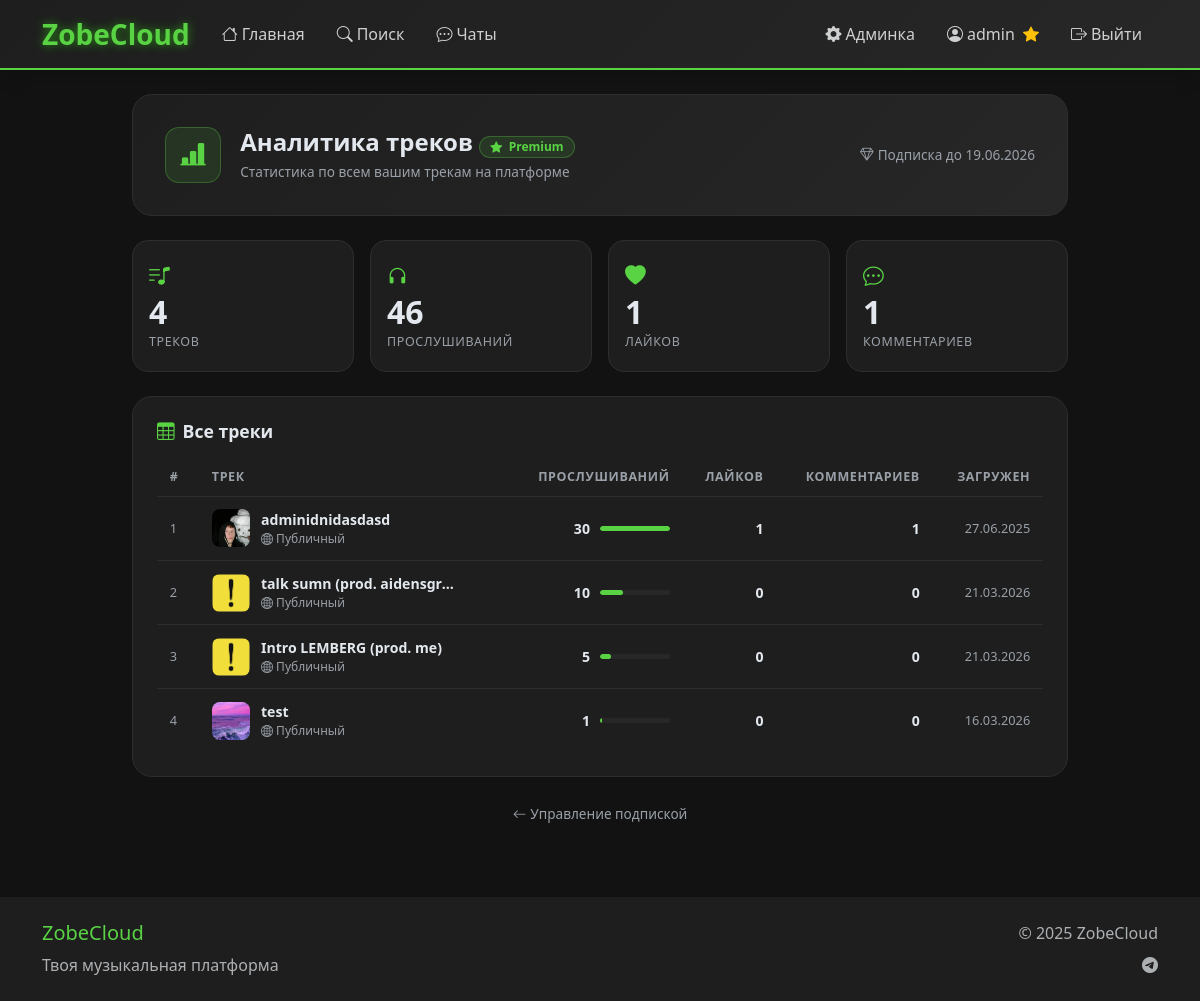
Screenshot of /premium/analytics/ (signed in) with the database file from the repository.
### main/models.py (models this page shows, shortened)
class PremiumSubscription(models.Model):
    PLAN_CHOICES = [
        ('monthly', 'Месячная подписка'),
        ('quarterly', 'Квартальная подписка'),
        ('yearly', 'Годовая подписка'),
    ]
    STATUS_CHOICES = [
        ('pending_payment', 'Ожидает оплаты'),
        ('payment_sent', 'Отправлен в Telegram'),
        ('payment_confirmed', 'Оплата подтверждена'),
        ('active', 'Активна'),
        ('expired', 'Истекла'),
        ('cancelled', 'Отменена'),
    ]
    user = models.ForeignKey(User, on_delete=models.CASCADE, related_name='premium_subscriptions')
    plan_type = models.CharField(max_length=20, choices=PLAN_CHOICES, verbose_name="Тип плана")
    status = models.CharField(max_length=20, choices=STATUS_CHOICES, default='pending_payment', verbose_name="Статус")
    price = models.DecimalField(max_digits=10, decimal_places=2, verbose_name="Цена")
    created_at = models.DateTimeField(auto_now_add=True, verbose_name="Дата создания")
    activated_at = models.DateTimeField(null=True, blank=True, verbose_name="Дата активации")
    expires_at = models.DateTimeField(verbose_name="Дата окончания")
    cancelled_at = models.DateTimeField(null=True, blank=True, verbose_name="Дата отмены")
    telegram_username = models.CharField(max_length=100, blank=True, verbose_name="Telegram username")
    telegram_payment_sent_at = models.DateTimeField(null=True, blank=True, verbose_name="Отправлено в Telegram")
    telegram_message = models.TextField(blank=True, verbose_name="Сообщение для админа")
    admin_confirmed = models.BooleanField(default=False, verbose_name="Пользователь оплатил!")
    admin_notes = models.TextField(blank=True, verbose_name="Заметки администратора")
    confirmed_by = models.ForeignKey(User, on_delete=models.SET_NULL, null=True, blank=True, related_name='confirmed_payments', verbose_name="Подтверждено администратором")
    confirmed_at = models.DateTimeField(null=True, blank=True, verbose_name="Дата подтверждения")
    auto_renewal = models.BooleanField(default=False, verbose_name="Автопродление")
    is_active = models.BooleanField(default=False, verbose_name="Активна")
    class Meta:
        verbose_name = "Премиум подписка"
        verbose_name_plural = "Премиум подписки"
        ordering = ['-created_at']
    @property
    def days_left(self):
        if self.is_active and self.expires_at:
            delta = self.expires_at - timezone.now()
            return max(0, delta.days)
        return 0

class Track(models.Model):
    VISIBILITY_CHOICES = [
        ('public', 'Публичный'),
        ('unlisted', 'По ссылке'),
        ('private', 'Приватный'),
    ]
    title = models.CharField(max_length=200, verbose_name="Название")
    description = models.TextField(blank=True, verbose_name="Описание")
    audio_file = models.FileField(upload_to='tracks/audio/', verbose_name="Аудиофайл")
    cover = models.ImageField(upload_to='tracks/covers/', blank=True, null=True, verbose_name="Обложка")
    user = models.ForeignKey(User, on_delete=models.CASCADE, verbose_name="Пользователь")
    genre = models.ForeignKey(Genre, on_delete=models.SET_NULL, null=True, blank=True, related_name='tracks', verbose_name="Жанр")
    tags = models.ManyToManyField(Tag, blank=True, related_name='tracks', verbose_name="Теги")
    duration = models.PositiveIntegerField(null=True, blank=True, verbose_name="Длительность (секунды)")
    visibility = models.CharField(max_length=10, choices=VISIBILITY_CHOICES, default='public', verbose_name="Видимость")
    allow_downloads = models.BooleanField(default=False, verbose_name="Разрешить скачивание")
    allow_comments = models.BooleanField(default=True, verbose_name="Разрешить комментарии")
    uploaded_at = models.DateTimeField(auto_now_add=True, verbose_name="Дата загрузки")
    plays_count = models.PositiveIntegerField(default=0, verbose_name="Количество прослушиваний")
    downloads_count = models.PositiveIntegerField(default=0, verbose_name="Количество скачиваний")
    slug = models.SlugField(max_length=250, blank=True, verbose_name="URL")
    album = models.ForeignKey('Album', on_delete=models.SET_NULL, null=True, blank=True, related_name='tracks', verbose_name="Альбом")
    release_at = models.DateTimeField(null=True, blank=True, verbose_name="Дата релиза")
    sort_order = models.PositiveIntegerField(default=0, verbose_name="Порядок в альбоме")
    class Meta:
        verbose_name = "Трек"
        verbose_name_plural = "Треки"
        ordering = ['-uploaded_at']

### main/views.py (the view)
    def wrapper(request, *args, **kwargs):
        if not request.user.is_authenticated:
            messages.error(request, 'Войдите в систему для доступа к премиум функциям.')
            return redirect('login')
        if not is_user_premium(request.user):
            messages.error(request, 'Эта функция доступна только для премиум пользователей.')
            return redirect('premium_ord')
        return view_func(request, *args, **kwargs)

### templates/main/premium_analytics.html (shortened to what this page needs)
{% extends 'main/base.html' %}
{% load static %}
{% block content %}
<div class="container py-4" style="max-width:960px;">
  <div class="an-header">
    <div class="an-header-icon"><i class="bi bi-bar-chart-line-fill"></i></div>
    <div style="flex:1">
      <h1>Аналитика треков <span class="prm-badge"><i class="bi bi-star-fill"></i>Premium</span></h1>
      <p>Статистика по всем вашим трекам на платформе</p>
    </div>
    <a href="{% url 'premium_ord' %}" style="color:var(--text-muted);font-size:.85rem;text-decoration:none;">
      <i class="bi bi-gem me-1"></i>Подписка до {{ premium_status.premium_until|date:"d.m.Y" }}
    </a>
  </div>
  <div class="an-stats">
    <div class="an-stat-card">
      <div class="an-stat-icon"><i class="bi bi-music-note-list"></i></div>
      <div class="an-stat-num">{{ total_tracks }}</div>
      <div class="an-stat-lbl">Треков</div>
    </div>
    <div class="an-stat-card">
      <div class="an-stat-icon"><i class="bi bi-headphones"></i></div>
      <div class="an-stat-num">{{ total_plays }}</div>
      <div class="an-stat-lbl">Прослушиваний</div>
    </div>
    <div class="an-stat-card">
      <div class="an-stat-icon"><i class="bi bi-heart-fill"></i></div>
      <div class="an-stat-num">{{ total_likes }}</div>
      <div class="an-stat-lbl">Лайков</div>
    </div>
    <div class="an-stat-card">
      <div class="an-stat-icon"><i class="bi bi-chat-dots"></i></div>
      <div class="an-stat-num">{{ total_comments }}</div>
      <div class="an-stat-lbl">Комментариев</div>
    </div>
  </div>
  <div class="an-tracks">
    <h2><i class="bi bi-table" style="color:var(--accent-green);"></i>Все треки</h2>
    {% if tracks %}
    {% with max_plays=tracks.0.plays_count %}
    <div style="overflow-x:auto;">
      <table class="an-table">
        <thead>
          <tr>
            <th style="width:42px;">#</th>
            <th>Трек</th>
            <th class="right">Прослушиваний</th>
            <th class="right">Лайков</th>
            <th class="right">Комментариев</th>
            <th class="right">Загружен</th>
          </tr>
        </thead>
        <tbody>
          {% for track in tracks %}
          <tr>
            <td style="color:var(--text-muted);font-size:.8rem;">{{ forloop.counter }}</td>
            <td>
              <div style="display:flex;align-items:center;gap:.7rem;">
                {% if track.cover %}
                  <img src="{{ track.cover.url }}" class="an-track-cover" alt="">
                {% else %}
                  <div class="an-track-cover-ph"><i class="bi bi-music-note"></i></div>
                {% endif %}
                <div style="min-width:0;">
                  <a href="{% url 'track_detail' track.pk %}" class="an-track-title">{{ track.title }}</a>
                  <div style="font-size:.75rem;color:var(--text-muted);">
                    {% if track.visibility == 'public' %}
                      <i class="bi bi-globe2"></i> Публичный
                    {% elif track.visibility == 'private' %}
                      <i class="bi bi-lock"></i> Приватный
                    {% else %}
                      <i class="bi bi-link-45deg"></i> По ссылке
                    {% endif %}
                  </div>
                </div>
              </div>
            </td>
            <td class="right">
              <div class="an-bar-wrap" style="justify-content:flex-end;">
                <span style="font-weight:600;color:var(--text-primary);">{{ track.plays_count }}</span>
                <div class="an-bar" style="max-width:70px;">
                  <div class="an-bar-fill" style="width:{% if max_plays > 0 %}{% widthratio track.plays_count max_plays 100 %}{% else %}0{% endif %}%"></div>
                </div>
              </div>
            </td>
            <td class="right" style="color:var(--text-primary);font-weight:600;">{{ track.likes_cnt }}</td>
            <td class="right" style="color:var(--text-primary);font-weight:600;">{{ track.comments_cnt }}</td>
            <td class="right" style="color:var(--text-muted);font-size:.8rem;">{{ track.uploaded_at|date:"d.m.Y" }}</td>
          </tr>
          {% endfor %}
        </tbody>
      </table>
    </div>
    {% endwith %}
    {% else %}
    <div class="an-empty">
      <i class="bi bi-music-note-beamed"></i>
      У вас пока нет треков. <a href="{% url 'profile' %}">Загрузить трек</a>
    </div>
    {% endif %}
  </div>
  <div style="text-align:center;">
    <a href="{% url 'premium_status' %}" style="color:var(--text-muted);font-size:.85rem;text-decoration:none;">
      <i class="bi bi-arrow-left me-1"></i>Управление подпиской
    </a>
  </div>
</div>
{% endblock %}

### templates/main/base.html (shortened to what this page needs)
<!DOCTYPE html>
{% load static %}
<html lang="ru" data-bs-theme="dark">
<head>
  <link href="https://cdn.jsdelivr.net/npm/bootstrap@5.3.3/dist/css/bootstrap.min.css" rel="stylesheet">
  <link rel="stylesheet" href="https://cdn.jsdelivr.net/npm/bootstrap-icons@1.11.0/font/bootstrap-icons.css">
  <link rel="stylesheet" href="{% static 'css/style.css' %}">
</head>
<body class="bg-dark text-light">
  <header class="navbar navbar-expand-lg navbar-dark bg-primary sticky-top shadow">
    <div class="container">
      <a class="navbar-brand fw-bold fs-3" href="{% url 'home' %}">ZobeCloud</a>
      <div class="collapse navbar-collapse" id="navbarNav">
        <ul class="navbar-nav me-auto">
          <li class="nav-item">
            <a class="nav-link" href="{% url 'home' %}"><i class="bi bi-house me-1"></i>Главная</a>
          </li>
          <li class="nav-item">
            <a class="nav-link" href="{% url 'search' %}"><i class="bi bi-search me-1"></i>Поиск</a>
          </li>
          {% if user.is_authenticated %}
            <li class="nav-item">
              <a class="nav-link position-relative" href="{% url 'chat_list' %}" id="chatNavLink">
                <i class="bi bi-chat-dots me-1"></i>Чаты
              </a>
            </li>
          {% endif %}
        </ul>
        <ul class="navbar-nav">
          {% if user.is_authenticated %}
            {% if user.is_staff or user.is_superuser %}
              <li class="nav-item">
                <a class="nav-link text-warning" href="/admin/" target="_blank" title="Панель администратора">
                  <i class="bi bi-gear-fill me-1"></i>Админка
                </a>
              </li>
            {% endif %}
            <li class="nav-item">
              <a class="nav-link" href="{% url 'profile' %}">
                <i class="bi bi-person-circle me-1"></i>{{ user.username }}
                {% if user.profile.is_premium %}
                  <i class="bi bi-star-fill text-warning ms-1" title="Премиум"></i>
                {% endif %}
              </a>
            </li>
            <li class="nav-item">
              <a class="nav-link text-danger" href="{% url 'logout' %}">
                <i class="bi bi-box-arrow-right me-1"></i>Выйти
              </a>
            </li>
          {% endif %}
        </ul>
      </div>
    </div>
  </header>
  <div id="page-wrap">
    <main id="page-main">
      {% block content %}{% endblock %}
    </main>
    <footer class="bg-secondary text-center py-4 mt-5">
      <div class="container">
        <div class="row">
          <div class="col-md-6 text-md-start">
            <h5 class="text-success">ZobeCloud</h5>
            <p class="text-muted mb-0">Твоя музыкальная платформа</p>
          </div>
          <div class="col-md-6 text-md-end">
            <p class="text-muted mb-0">© 2025 ZobeCloud</p>
            <div class="mt-2"><a href="#" class="text-muted"><i class="bi bi-telegram"></i></a></div>
          </div>
        </div>
      </div>
    </footer>
  </div>
</body>
</html>

### rows the page displays
PremiumSubscription: premium_until "19.06.2026"
Track: cover (picture), title "adminidnidasdasd", visibility "public" (drawn), plays_count "30", likes_cnt "1", comments_cnt "1", uploaded_at "27.06.2025"
Track: cover (picture), title "talk sumn (prod. aidensgr…", visibility "public" (drawn), plays_count "10", likes_cnt "0", comments_cnt "0", uploaded_at "21.03.2026"
Track: cover (picture), title "Intro LEMBERG (prod. me)", visibility "public" (drawn), plays_count "5", likes_cnt "0", comments_cnt "0", uploaded_at "21.03.2026"
Track: cover (picture), title "test", visibility "public" (drawn), plays_count "1", likes_cnt "0", comments_cnt "0", uploaded_at "16.03.2026"

### other values shown
{{ user.username }} "admin"
{{ total_tracks }} "4"
{{ total_plays }} "46"
{{ total_likes }} "1"
{{ total_comments }} "1"
